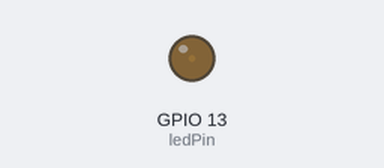
Recording of a sketch running on a simulated ESP32. Parts: output pins drawn as LEDs (lit = HIGH).

Above: at 0.05 s.
At 1.15 s:
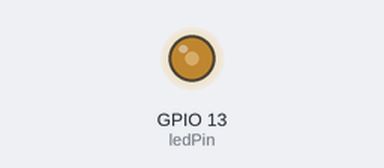
At 2.3 s:
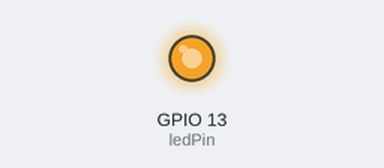
At 4.6 s:
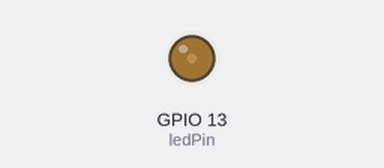
Timing chart, 0 to 6.7 s (numbered marks = the images above):
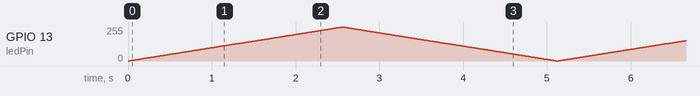

The sketch:

pwm.ino
```cpp
const int ledPin = 13;  // The GPIO pin to which your LED is connected
const int pwmChannel = 0;  // PWM channel (0-15 for ESP32)
const int pwmFrequency = 5000;  // PWM frequency in Hz
const int pwmResolution = 8;  // PWM resolution (8, 10, 12, 15 bits)

void setup() {
  // Set the LED pin as an output
  pinMode(ledPin, OUTPUT);

  // Configure PWM
  ledcSetup(pwmChannel, pwmFrequency, pwmResolution);

  // Attach the PWM channel to the LED pin
  ledcAttachPin(ledPin, pwmChannel);
}

void loop() {
  // Fade in
  for (int dutyCycle = 0; dutyCycle <= 255; dutyCycle++) {
    ledcWrite(pwmChannel, dutyCycle);
    delay(10);
  }

  // Fade out
  for (int dutyCycle = 255; dutyCycle >= 0; dutyCycle--) {
    ledcWrite(pwmChannel, dutyCycle);
    delay(10);
  }
}
```
